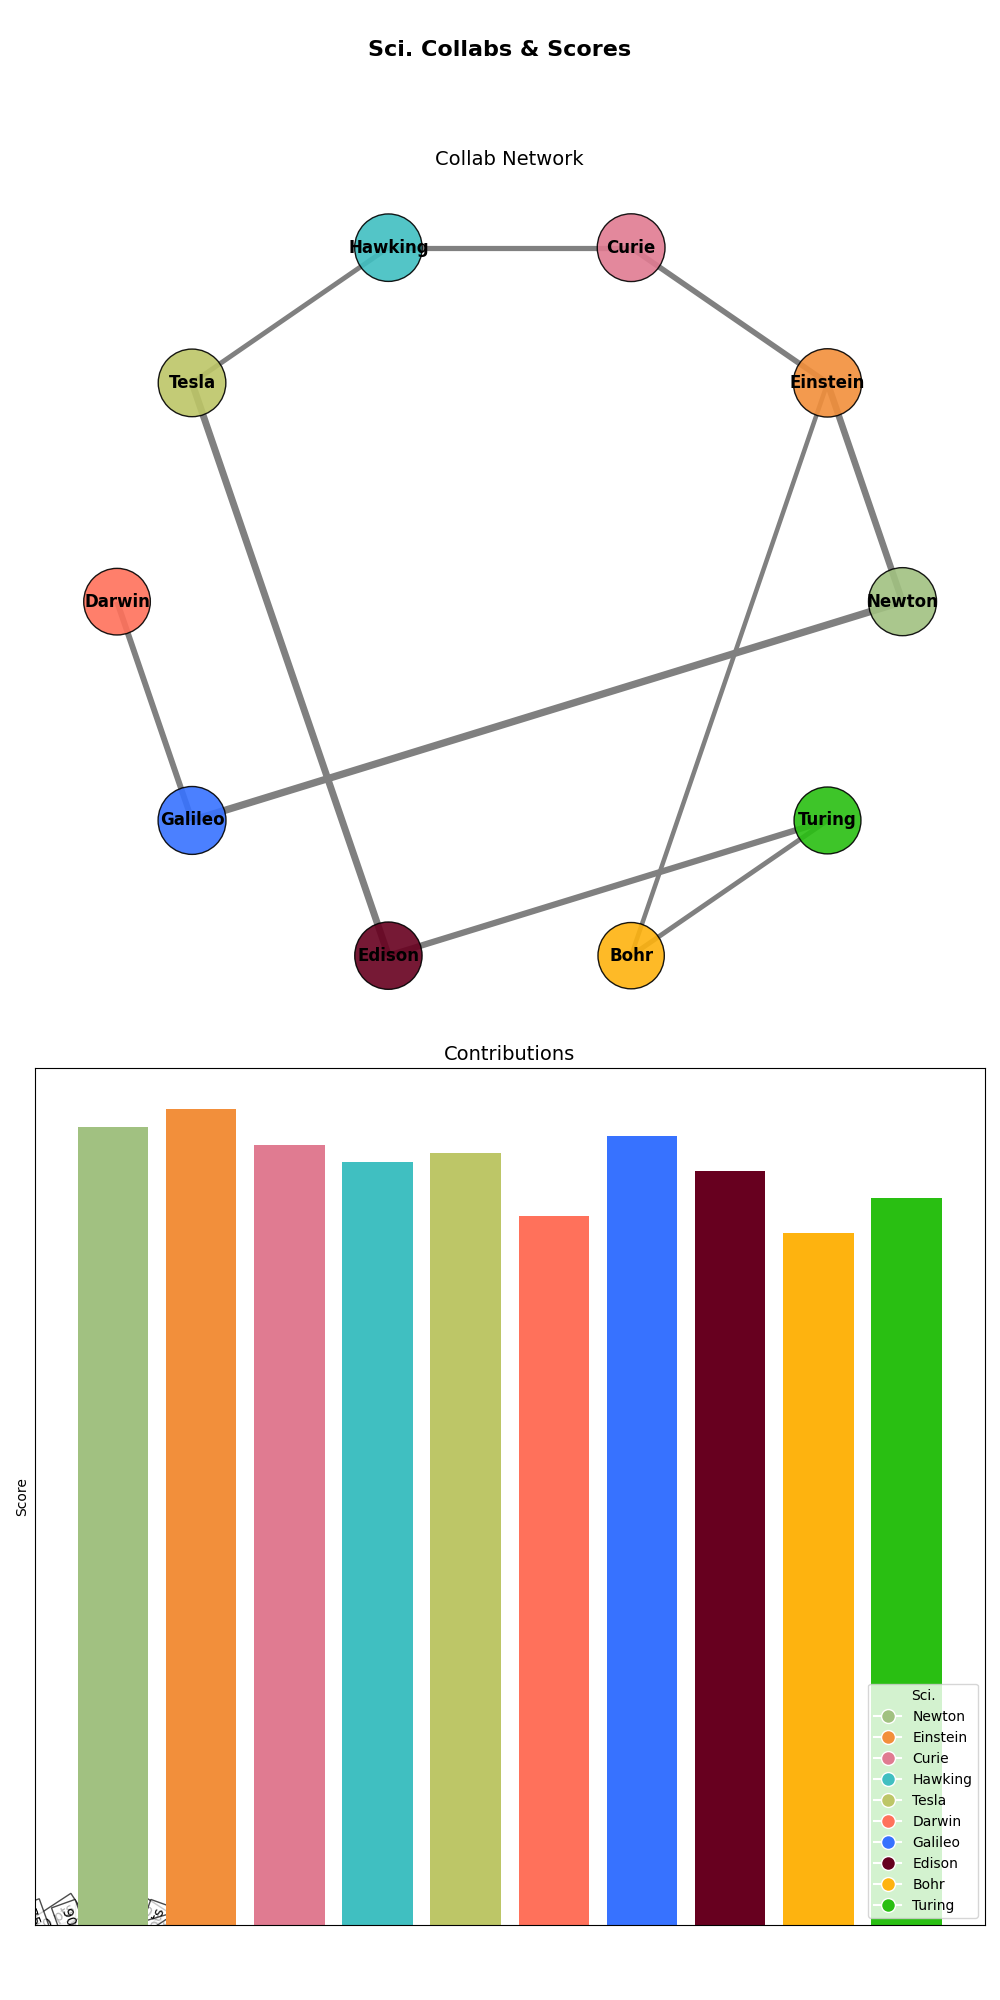

This figure's Python source:
import matplotlib.pyplot as plt
import networkx as nx

scientists = ['Newton', 'Einstein', 'Curie', 'Hawking', 'Tesla', 'Darwin', 'Galileo', 'Edison', 'Bohr', 'Turing']

collaborations = [
    ('Newton', 'Einstein', 85),
    ('Einstein', 'Curie', 70),
    ('Curie', 'Hawking', 65),
    ('Hawking', 'Tesla', 60),
    ('Tesla', 'Edison', 90),
    ('Darwin', 'Galileo', 75),
    ('Edison', 'Turing', 80),
    ('Galileo', 'Newton', 95),
    ('Bohr', 'Einstein', 55),
    ('Turing', 'Bohr', 60),
]

contribution_scores = {
    'Newton': 90,
    'Einstein': 92,
    'Curie': 88,
    'Hawking': 86,
    'Tesla': 87,
    'Darwin': 80,
    'Galileo': 89,
    'Edison': 85,
    'Bohr': 78,
    'Turing': 82
}

G = nx.Graph()
G.add_nodes_from(scientists)
for source, target, impact in collaborations:
    G.add_edge(source, target, weight=impact)

node_sizes = [1500 + contribution_scores[scientist] * 10 for scientist in scientists]
pos = nx.circular_layout(G)
edge_labels = {(u, v): f'{d["weight"]} pts' for u, v, d in G.edges(data=True)}
edge_widths = [0.5 + G[u][v]['weight'] / 20 for u, v in G.edges()]

# New set of colors
node_colors = ['#A1C181', '#F28F3B', '#E07B91', '#40BFC1', '#BDC667', '#FF715B', '#3772FF', '#67001F', '#FEB30F', '#29BF12']

fig, axs = plt.subplots(2, 1, figsize=(10, 20))
fig.suptitle('Sci. Collabs & Scores', fontsize=16, fontweight='bold')

# Subplot 1: Network Graph
axs[0].set_title('Collab Network', fontsize=14)
nx.draw_networkx_nodes(G, pos, ax=axs[0], node_size=node_sizes, node_color=node_colors, alpha=0.9, edgecolors='black')
nx.draw_networkx_edges(G, pos, ax=axs[0], edgelist=G.edges, edge_color='gray', width=edge_widths)
nx.draw_networkx_labels(G, pos, ax=axs[0], font_size=12, font_weight='bold')
nx.draw_networkx_edge_labels(G, pos, edge_labels=edge_labels, font_size=10, label_pos=0.3, bbox=dict(facecolor='white', alpha=0.7))
axs[0].axis('off')

scientists_labels = list(contribution_scores.keys())
contributions_values = list(contribution_scores.values())
colors = [node_colors[scientists.index(name)] for name in scientists_labels]

axs[1].set_title('Contributions', fontsize=14)
axs[1].bar(scientists_labels, contributions_values, color=colors)
axs[1].set_ylabel('Score')
axs[1].set_xticklabels(scientists_labels, rotation=45, ha='right')

legend_lines = [plt.Line2D([0], [0], marker='o', color='w', markersize=10, markerfacecolor=node_colors[i]) for i in range(len(scientists))]
plt.legend(legend_lines, scientists, title="Sci.", loc='lower right', bbox_to_anchor=(1, 0))

plt.tight_layout(rect=[0, 0.03, 1, 0.95])
plt.show()
